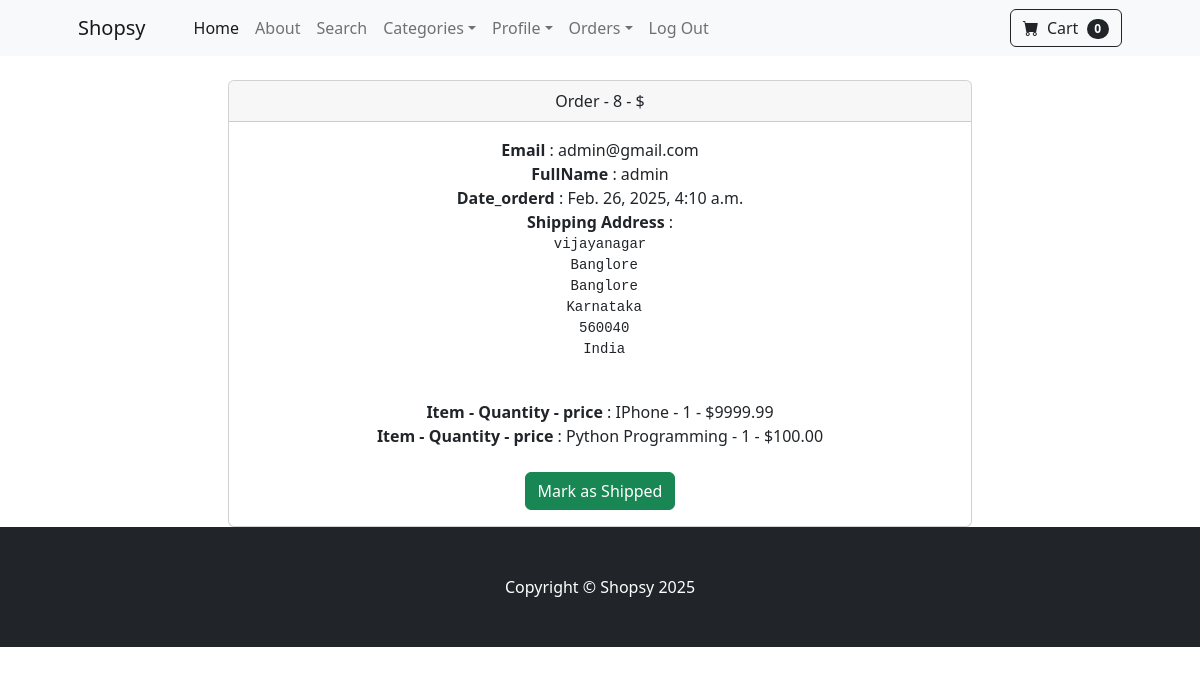
The app's page /payment/orders/8 (signed in) with its own data.
### payment/models.py (models this page shows, shortened)
class Order(models.Model):
  user = models.ForeignKey(User, on_delete=models.CASCADE, null=True, blank=True)
  full_name = models.CharField(max_length=100)
  email = models.EmailField(max_length=200)
  shipping_address = models.TextField(max_length=15000)
  amount_paid = models.DecimalField(max_digits=10, decimal_places=2)
  date_ordered = models.DateTimeField(auto_now_add=True)
  shipped = models.BooleanField(default=False)
  shipped_date = models.DateTimeField(blank=True, null=True)

class OrderItem(models.Model):
  order = models.ForeignKey(Order, on_delete=models.CASCADE, null=True)
  product = models.ForeignKey(Product, on_delete=models.CASCADE, null=True)
  user = models.ForeignKey(User, on_delete=models.CASCADE, null=True, blank=True)
  quantity = models.PositiveBigIntegerField(default=1)
  price = models.DecimalField(max_digits=10, decimal_places=2)

### store/models.py (models this page shows)
class Product(models.Model):
  name = models.CharField(max_length=100)
  price = models.DecimalField(default=0,decimal_places=2, max_digits=6)
  category = models.ForeignKey(Category, on_delete=models.CASCADE, default=1)
  description = models.CharField(max_length=250, default='', blank=True, null=True)
  image =  models.ImageField(upload_to ='uploads/product/')
  is_sales = models.BooleanField(default=False)
  sale_price =  models.DecimalField(default=0,decimal_places=2, max_digits=6)
  def __str__(self):
    return self.name

### payment/views.py (the view, shortened to what this page needs)
# urls.py: path('orders/<int:pk>', views.orders, name="orders"),
def orders(request, pk):
  if request.user.is_authenticated and request.user.is_superuser:
    order = Order.objects.get(id=pk)
    items = OrderItem.objects.filter(order=pk)
    return render(request, 'payment/orders.html', {'order':order, 'items':items})
  else:
    messages.success(request, "Access Denied..")
    return redirect('home')

### cart/cart.py (called while the page is built)
  def __len__(self):
    return len(self.cart)

### cart/context_processors.py (called while the page is built)
def cart(request):
  return {'cart':Cart(request)}

### payment/templates/payment/orders.html (shortened to what this page needs)
{% extends "base.html" %} {% block content %}
<br>
<div class="container">
  <div class="row">
    <center>
      <div class="col-8">
        <div class="card">
          <div class="card-header">
           Order - {{order.id}}   -  ${{order.price}}
          </div>
          <div class="card-body">
          <strong> Email</strong> : {{order.email}} <br>
          <strong> FullName</strong> : {{order.full_name}} <br>
           {% if order.shipped_date %}
          <strong> Date_Shipped </strong>:  {{order.shipped_date}}
            {% else %}
          <strong> Date_orderd </strong>:   {{order.date_ordered}}
           {% endif %}
           <br>
           <strong>Shipping Address </strong>: <pre>{{order.shipping_address}}</pre>
           <br>
          {% for item in items  %}
          <strong> Item - Quantity - price </strong>: {{item.product}} - {{ item.quantity}} - ${{item.price}} <br>
          {% endfor %}
          <br>
          {% if not order.shipped %}
          <form action="" method="POST">
            <button type="submit" class="btn btn-success">Mark as Shipped</button>
          </form>
          {% else %}
          <form action="" method="POST">
            {% csrf_token %}
            <input type="hidden" name="shipping_status" value="false">
            <button type="submit" class="btn btn-danger">Mark as Not Shipped</button>
          </form>
          {% endif %}
          </div>
        </div>
      </div>
    </center>
  </div>
</div>
{% endblock %}

### records on screen
Order: id "8", email "admin@gmail.com", full_name "admin", date_ordered "Feb. 26, 2025, 4:10 a.m.", shipping_address "vijayanagar Banglore Banglore Karnataka 560040 India"
OrderItem: product "IPhone", quantity "1", price "9999.99"
OrderItem: product "Python Programming", quantity "1", price "100.00"

### other values on screen
{{ cart|length }} "0"
